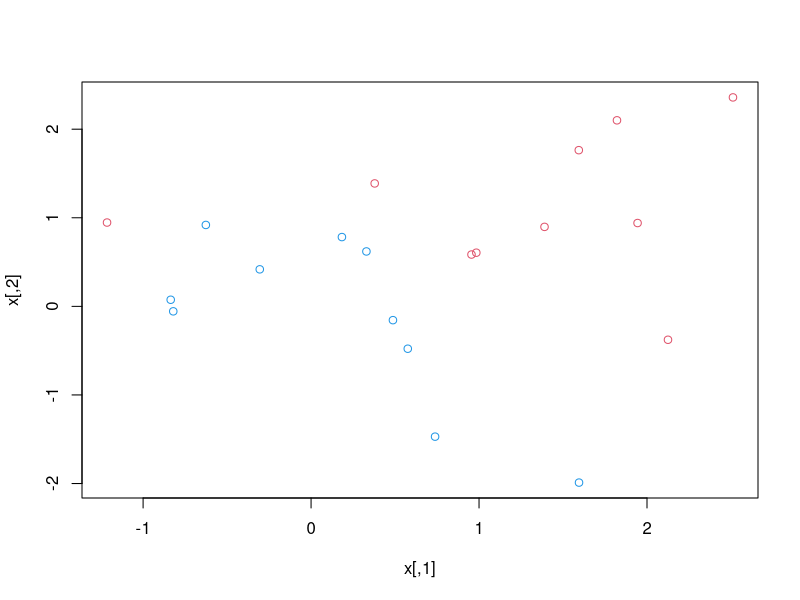
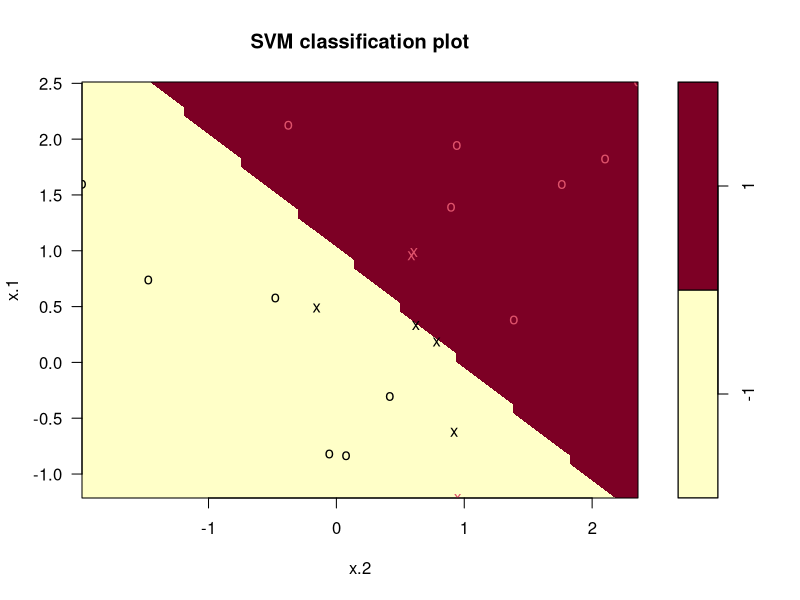
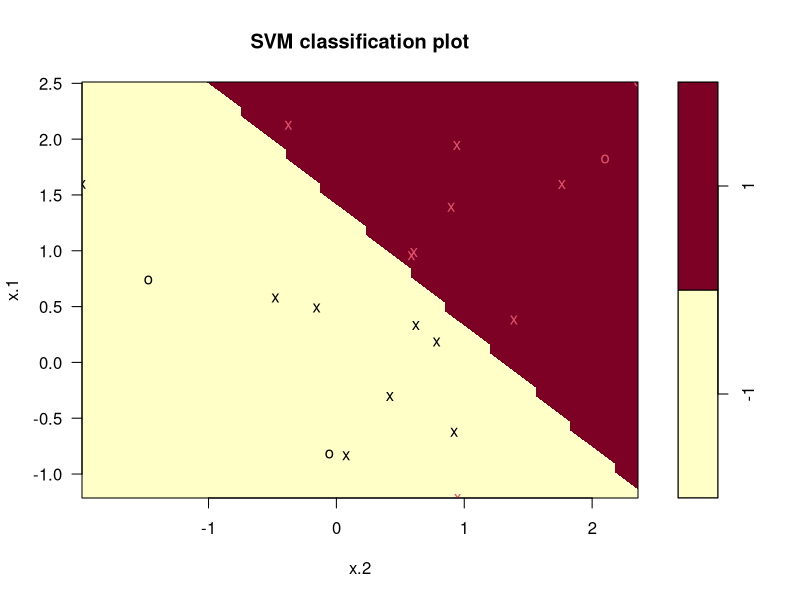
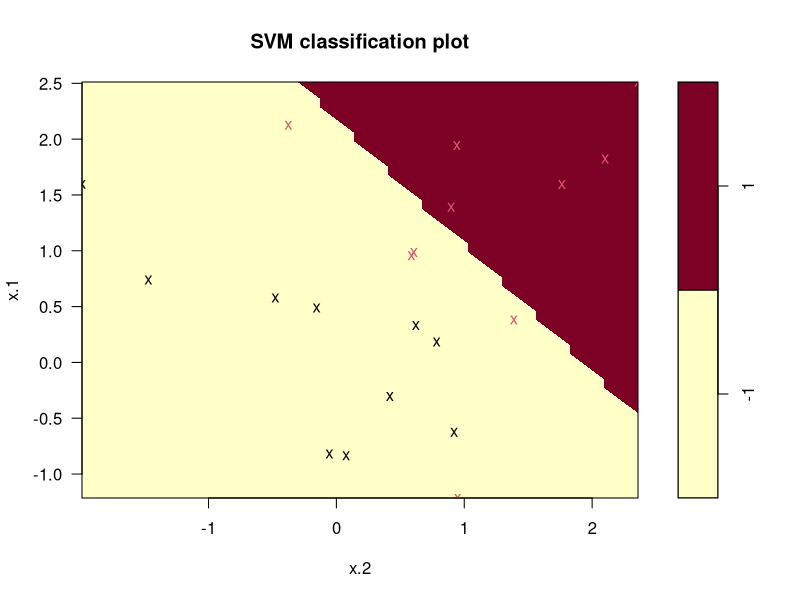
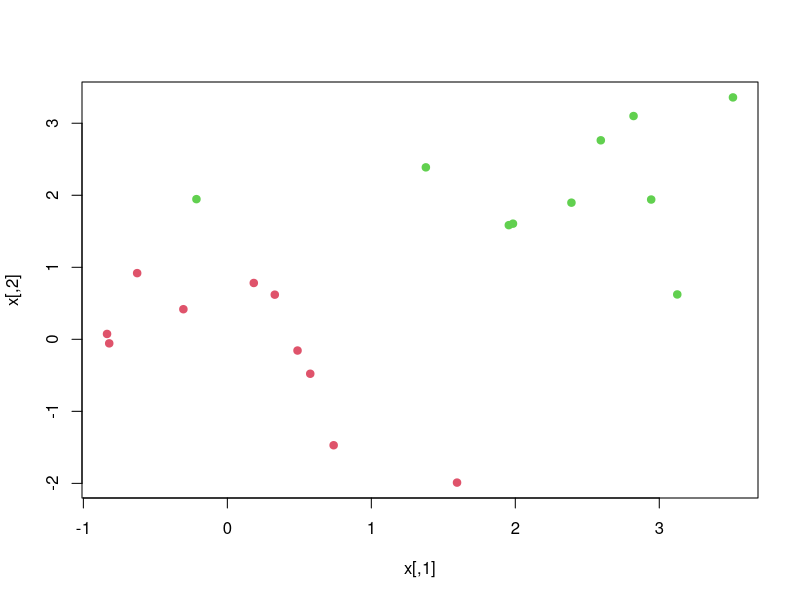
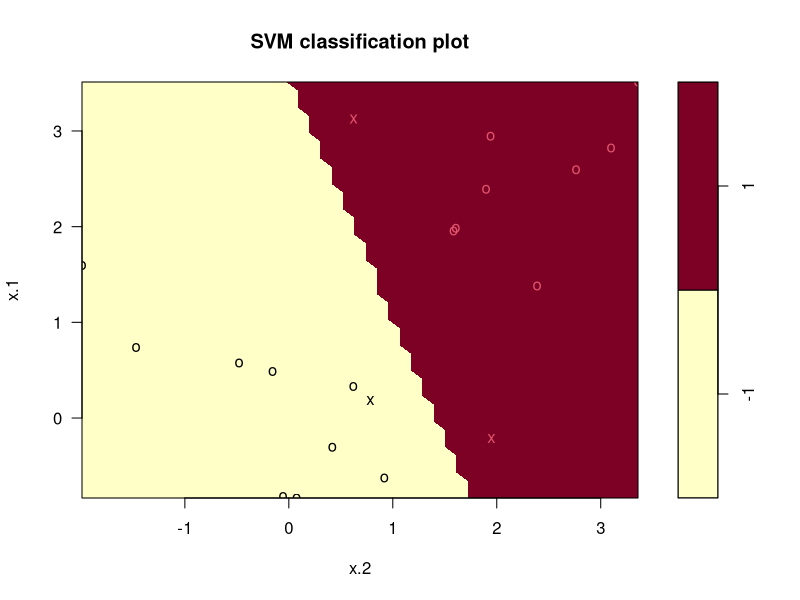
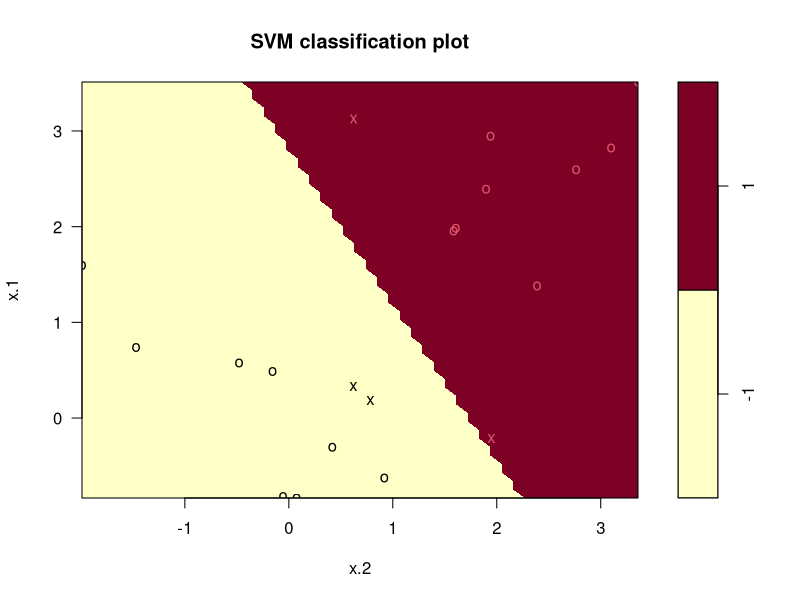

These figures' R source, in order:
# Load the e1071 library
library(e1071)

# Set seed to 1
set.seed(1)

# Create the x matrix
x <- matrix(rnorm(20 * 2), ncol = 2)
# Create the y matrix
y <- c(rep(-1, 10), rep(1, 10))
# Addin 1 to the x matrix where y is equal to 1 to separate the two classes
x[y == 1, ] <- x[y == 1, ] + 1

# Plot the x matrix
plot(x, col = (3 - y))

# Create a data frame from the matrx
df <- data.frame(x = x, y = as.factor(y))

# Create a support vector classifier
svm.fit <- svm(y ~ ., data = df, kernel = "linear", cost = 10, scale = FALSE)

# Plot the support vector classifier
plot(svm.fit, df)

# Get the index of the support vectors
svm.fit$index

# Get a summary of the support vector classifier
summary(svm.fit)

# Recreate the support vector classifier with a smaller cost
svm.fit <- svm(y ~ ., data = df, kernel = "linear", cost = 0.1, scale = FALSE)

# Plot the support vector classifier
plot(svm.fit, df)

# Get the index of the support vectors
svm.fit$index

# Tune the cost parameter
tune.out <- tune(svm, y ~ ., data = df, kernel = "linear", 
                 ranges = list(cost = c(0.001, 0.01, 0.1, 1, 5, 10, 100)))

# Get a summary of the tuned support vector classifier
summary(tune.out)

# Get the best cost parameter
bestmod <- tune.out$best.model

# Get a summary of the best support vector classifier
summary(bestmod)

# Predict
xtest <- matrix(rnorm(20 * 2), ncol = 2)
ytest <- sample(c(-1, 1), 20, rep = TRUE)
xtest[ytest == 1, ] <- xtest[ytest == 1, ] + 1
df.test <- data.frame(x = xtest, y = as.factor(ytest))

# Predict the test data
ypred <- predict(bestmod, df.test)
table(predict = ypred, truth = df.test$y)

# Do the experiment again with cost 0.01
svm.fit <- svm(y ~ ., data = df, kernel = "linear", cost = 0.01, scale = FALSE)
plot(svm.fit, df)
ypred <- predict(svm.fit, df.test)
table(predict = ypred, truth = df.test$y)

# Let us makes the classes linearly separable
x[y == 1, ] <- x[y == 1, ] + 1

# Plot the x matrix
plot(x, col = (y+5) / 2, pch = 19)

# Create a data frame from the matrx
df <- data.frame(x = x, y = as.factor(y))

# Create a support vector classifier with high cost
svm.fit <- svm(y ~ ., data = df, kernel = "linear", cost = 1e5, scale = FALSE)

# Plot the support vector classifier
plot(svm.fit, df)

# Lower the cost to 1
svm.fit <- svm(y ~ ., data = df, kernel = "linear", cost = 1, scale = FALSE)

# Plot the support vector classifier
plot(svm.fit, df)
